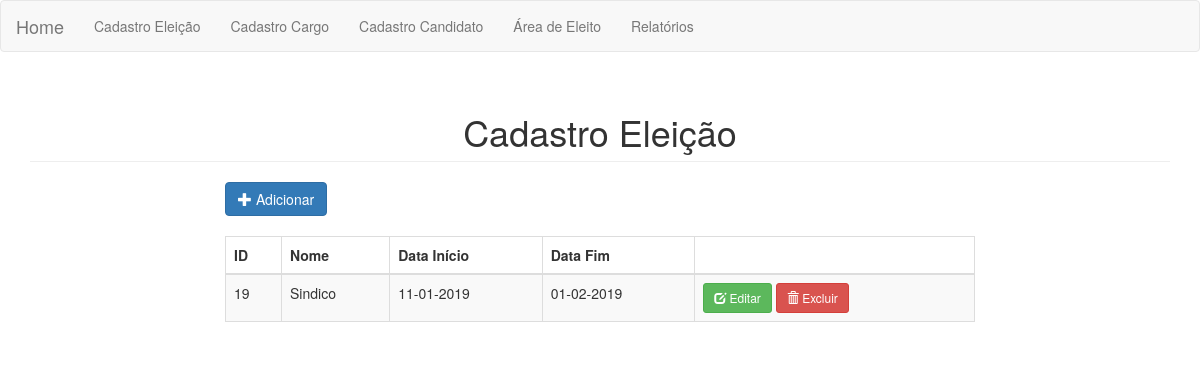
Page /eleicao.php on the committed database.
### tables this page shows
CREATE TABLE `eleicao` (
  `id` int(11) NOT NULL,
  `nome` varchar(50) NOT NULL,
  `dt_inicio` date NOT NULL,
  `dt_fim` date NOT NULL
);

### eleicao.php (the view, shortened to what this page needs)
<!DOCTYPE html>
<html>
    <head>
        <link rel="stylesheet" type="text/css" href="bootstrap/css/bootstrap.min.css">
    </head>
    <body>
        <?php include 'menu.php';?>
        <div class="container">
            <h1 class="page-header text-center">Cadastro Eleição</h1>
            <div class="row">
                <div class="col-sm-8 col-sm-offset-2">
                    <a href="#addEleicao" class="btn btn-primary" data-toggle="modal"><span class="glyphicon glyphicon-plus"></span> Adicionar</a>
                    <table class="table table-bordered table-striped" style="margin-top:20px;">
                        <thead>
                        <th>ID</th>
                        <th>Nome</th>
                        <th>Data Início</th>
                        <th>Data Fim</th>
                        <th></th>
                        </thead>
                        <tbody>
                            <?php
                            $database = new Connection();
                            $db = $database->open();
                            try {
                                $sql = 'SELECT * FROM eleicao';
                                foreach ($db->query($sql) as $row) {
                                    ?>
                                    <tr>
                                        <td><?php echo $row['id']; ?></td>
                                        <td><?php echo $row['nome']; ?></td>
                                        <td><?php
                                            $dataInicio = $row['dt_inicio'];
                                            $novaDataInicio = explode("-", $dataInicio);
                                            echo $novaDataInicio[2] . "-" . $novaDataInicio[1] . "-" . $novaDataInicio[0];
                                            ?></td>
                                        <td><?php
                                            $dataFim = $row['dt_fim'];
                                            $novaDataFim = explode("-", $dataFim);
                                            echo $novaDataFim[2] . "-" . $novaDataFim[1] . "-" . $novaDataFim[0];
                                            ?></td>
                                        <td>
                                            <a href="#editarEleicao_<?php echo $row['id']; ?>" class="btn btn-success btn-sm" data-toggle="modal"><span class="glyphicon glyphicon-edit"></span> Editar</a>
                                            <a href="#deleteEleicao_<?php echo $row['id']; ?>" class="btn btn-danger btn-sm" data-toggle="modal"><span class="glyphicon glyphicon-trash"></span> Excluir</a>
                                        </td>
                                    </tr>
                                    <?php
                                }
                            } catch (PDOException $e) {
                                echo "Algo de errado com a conexão: " . $e->getMessage();
                            }
                            ?>
                        </tbody>
                    </table>
                </div>
            </div>
        </div>
    </body>
</html>

### rows in the picture
eleicao: id "19", nome "Sindico", dt_inicio "11", dt_inicio "01", dt_inicio "2019", dt_fim "01", dt_fim "02", dt_fim "2019"
